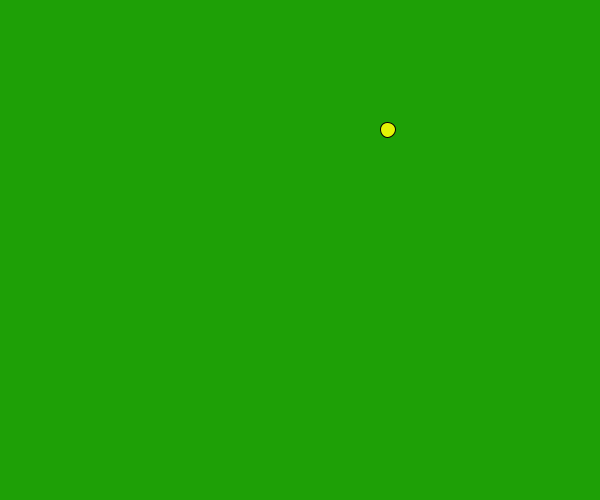
Frame 1 (no input)
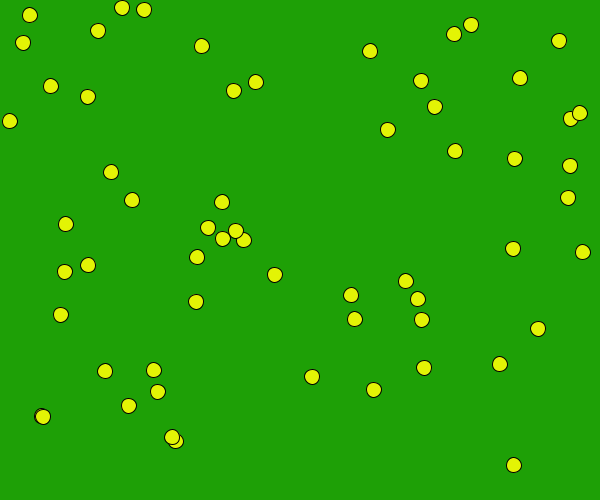
Frame 60 (the mouse pressed at the canvas centre just before this capture)
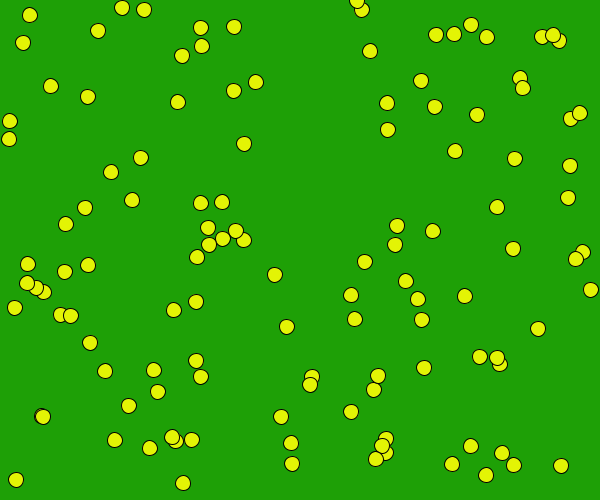
Frame 120 (the mouse held since frame 60 and released just before this capture)

The Processing sketch that drew these frames (run headless with seeded random() and noise(); from frame 60 on, the mouse is pressed at the canvas centre):

// Processing sketch: question1
// ── question1.pde
//Random and Monsters

//question 1

final color yellow = color(227, 244, 5);
final color green = color(30, 160, 6);

final int circleRadius = 15;

void setup()
{
  frameRate(80);
  size (600, 500);
  background(green);

}

void draw()
{
  fill(yellow);
  circle(random(width), random(height), circleRadius);
}
